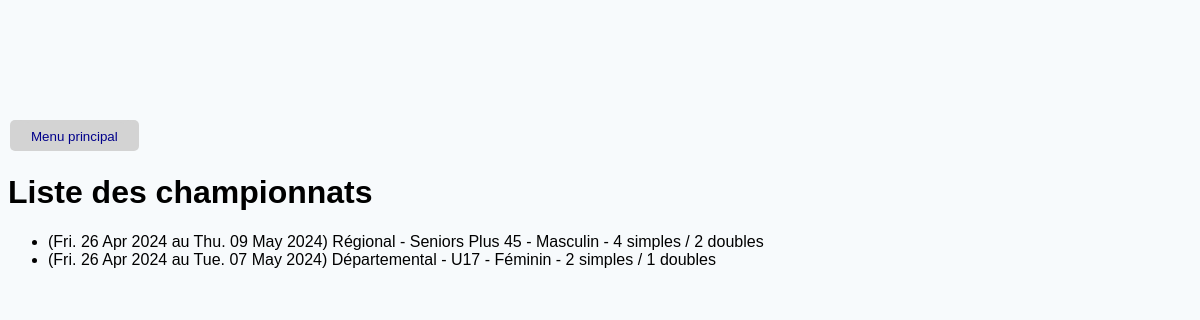
/list_championships, run on the app's committed database.
### TennisModel.py (models this page shows, shortened)
class Championship(db.Model):
    __tablename__ = 'championship'
    id = db.Column(db.Integer, primary_key=True)
    startDate = db.Column(db.Date, nullable=False)
    endDate = db.Column(db.Date, nullable=False)
    singlesCount = db.Column(db.Integer, nullable=False)
    doublesCount = db.Column(db.Integer, nullable=False)
    divisionId = db.Column(db.Integer, db.ForeignKey('division.id'))  # Ajout de la clé étrangère vers la division
    division = relationship('Division')  # Relation avec la division
    pools = relationship('Pool', back_populates='championship')  # Relation avec les poules du championnat
    @property
    def name(self):
        division = Division.query.get(self.divisionId)
        return f'{division.name}'
    def __repr__(self):
        return f'{self.name}'

class Division(db.Model):
    __tablename__ = 'division'
    id = db.Column(db.Integer, primary_key=True)
    type = db.Column(db.Integer, nullable=False)  # Champ National/Prenational/Regional/Departmental
    number = db.Column(db.Integer, nullable=True)  # Niveau de division dans la catégorie définie dans type
    gender = db.Column(db.Integer, nullable=False)  # Champ masculin/féminin (0 pour masculin, 1 pour féminin, 2 pour mixte)
    ageCategoryId = db.Column(db.Integer, db.ForeignKey('age_category.id'), nullable=False)
    ageCategory = relationship('AgeCategory')
    @property
    def name(self) -> str:
        categories = {0: 'National', 1: 'Prénational', 2: 'Régional', 3: 'Départemental'}
        gender = {0: 'Masculin', 1: 'Féminin', 2: 'Mixte'}
        level = f' {self.number}' if self.number else ''
        return f'{categories[self.type]}{level} - {self.ageCategory} - {gender[self.gender]}'

class AgeCategory(db.Model):
    __tablename__ = 'age_category'
    id = db.Column(db.Integer, primary_key=True)
    type = db.Column(db.Integer, nullable=False)  # Champ Jeunes/Seniors/Vétérans (0 pour jeunes, 1 pour seniors, 2 pour vétérans)
    minAge = db.Column(db.Integer, nullable=False)
    maxAge = db.Column(db.Integer, nullable=False)
    @property
    def name(self) -> str:
        categories = {0: 'Jeunes', 1: 'Seniors', 2: 'Seniors Plus'}
        if self.type == 0:
            return f'U{self.minAge}'
        elif self.type == 1:
            return categories[self.type]
        else:
            return f'{categories[self.type]} {self.minAge}'
    def __repr__(self):
        return f'{self.name}'

### flask_app.py (the view)
@app.route('/list_championships')
def list_championships():
    championships = Championship.query.all()
    app.logger.debug(f'championships: {championships}')
    return render_template('list_championships.html', championships=championships)

### flask_app.py (called while the page is built)
@app.before_request
def create_tables():
    db.create_all()

### templates/list_championships.html (shortened to what this page needs)
{% extends 'base.html' %}
{% block main %}
  {% if championships %}
  <h1>Liste des championnats</h1>
  <ul>
    {% for championship in championships %}
      {% set gender = 'Hommes' if championship.gender == 0 else 'Femmes' if championship.gender == 1 else 'Mixte'%}
      <li>({{ championship.startDate.strftime('%a. %d %b %Y') }} au {{ championship.endDate.strftime('%a. %d %b %Y') }}) {{ championship.name }} - {{ championship.singlesCount }} simples / {{ championship.doublesCount }} doubles</li>
    {% endfor %}
  </ul>
  {% else %}
  <p style="font-size: 16px; text-align: center;">Pas de championnat! ✌️</p>
  {% endif %}
{% endblock %}

### static/css/style.css (style rules this page uses)
body { background-color: #F7FAFC; justify-content: center; margin-top: 10%; font-family: Arial, Helvetica, sans-serif; }

### data on the page
Championship: startDate "Fri. 26 Apr 2024", endDate "Thu. 09 May 2024", name "Régional - Seniors Plus 45 - Masculin", singlesCount "4", doublesCount "2"
Championship: startDate "Fri. 26 Apr 2024", endDate "Tue. 07 May 2024", name "Départemental - U17 - Féminin", singlesCount "2", doublesCount "1"
